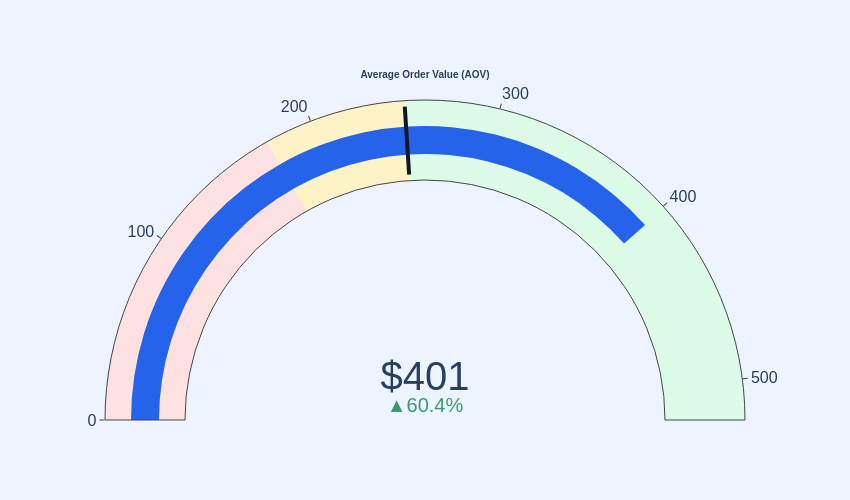

Write notebook code for a chart like this one.
### Markdown cell above
### Average Order Value (AOV)

### Code cell
# Calculate AOV
aov = (
    df_copy['Sales'].sum() /
    df_copy['OrderID'].nunique()
)

# Optional Target
target_aov = 250

fig = go.Figure(go.Indicator(
    mode="gauge+number+delta",

    value=aov,

    number={
        'prefix': '$',
        'font': {'size': 40}
    },

    delta={
        'reference': target_aov,
        'relative': True,
        'valueformat': '.1%'
    },

    title={
        'text': "<b>Average Order Value (AOV)</b>"
    },

    gauge={
        'axis': {'range': [0, max(aov*1.3, target_aov*1.3)]},

        'bar': {
            'color': '#2563EB',
            'thickness': 0.35
        },

        'bgcolor': 'white',

        'steps': [
            {'range': [0, target_aov*0.7], 'color': '#FEE2E2'},
            {'range': [target_aov*0.7, target_aov], 'color': '#FEF3C7'},
            {'range': [target_aov, max(aov*1.3, target_aov*1.3)], 'color': '#DCFCE7'}
        ],

        'threshold': {
            'line': {
                'color': '#0F172A',
                'width': 4
            },
            'value': target_aov
        }
    }
))

fig.update_layout(
    height=500,
    width=850,
    paper_bgcolor='#EEF4FF',
    font=dict(
        family='Arial',
        size=16
    )
)

fig.show()

### Figure 1 — Plotly figure (JSON) as saved in the notebook; plotly's stock layout.template omitted (floating-point values rounded to 4 significant figures)
{"data": [{"delta": {"reference": 250, "relative": true, "valueformat": ".1%"}, "gauge": {"axis": {"range": [0, 521.4]}, "bar": {"color": "#2563EB", "thickness": 0.35}, "bgcolor": "white", "steps": [{"color": "#FEE2E2", "range": [0, 175]}, {"color": "#FEF3C7", "range": [175, 250]}, {"color": "#DCFCE7", "range": [250, 521.4]}], "threshold": {"line": {"color": "#0F172A", "width": 4}, "value": 250}}, "mode": "gauge+number+delta", "number": {"font": {"size": 40}, "prefix": "$"}, "title": {"text": "<b>Average Order Value (AOV)</b>"}, "type": "indicator", "value": 401.1}], "layout": {"font": {"family": "Arial", "size": 16}, "height": 500, "paper_bgcolor": "#EEF4FF", "width": 850}}
